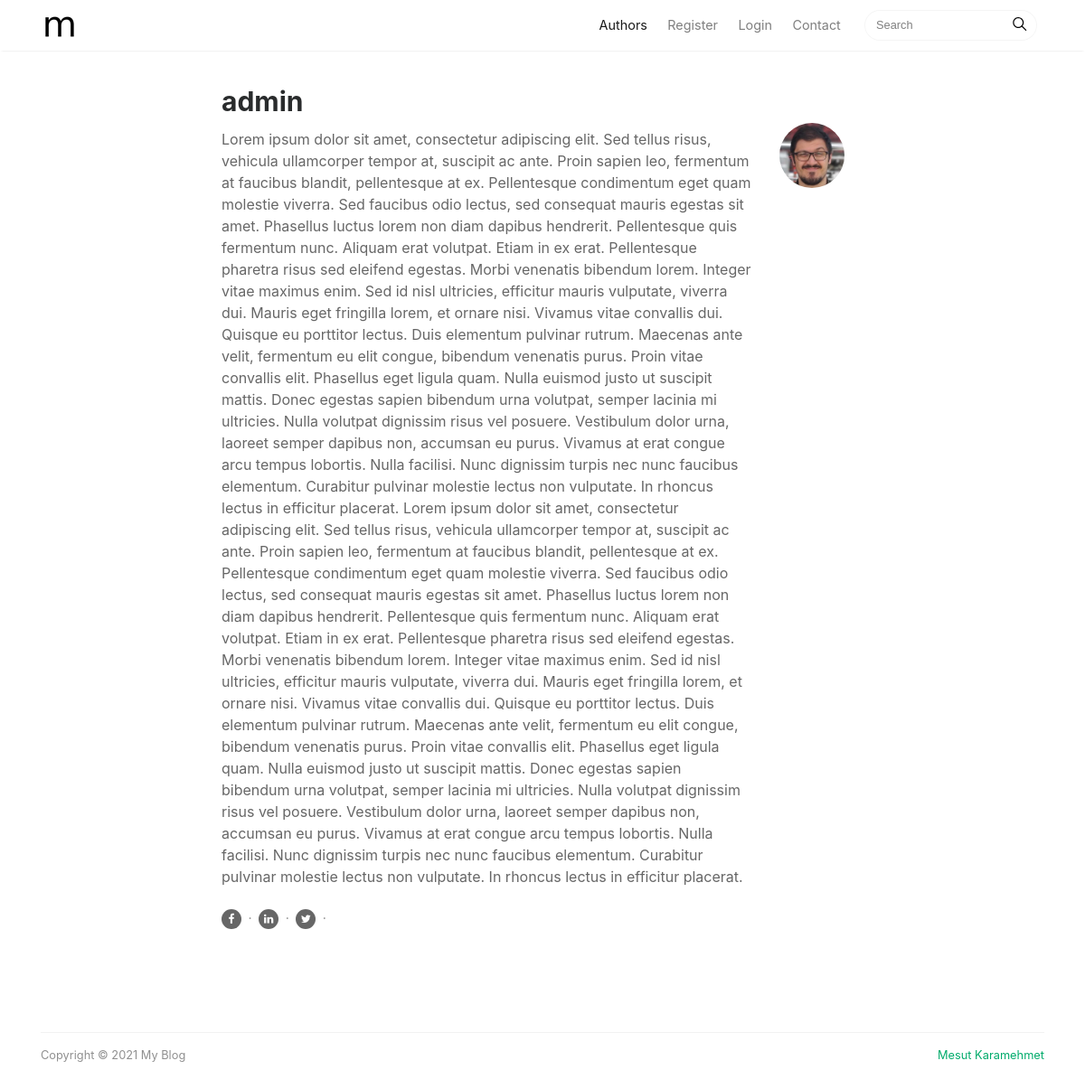
/members/1/profile/, run on the app's committed database.
### theblog/models.py (models this page shows, shortened)
class Profile(models.Model):
	user = models.OneToOneField(User, null=True, on_delete=models.CASCADE)
	bio  = models.TextField()
	profil_pic = models.ImageField(null=True, blank=True, upload_to="images/")
	website_url = models.CharField(max_length=255 , blank=True, null=True)
	fb_url = models.CharField(max_length=255 , blank=True, null=True)
	def __str__(self):
		return str(self.user)

### members/views.py (the view)
# urls.py: path('<int:pk>/profile/', ShowProfilePageView.as_view(), name="show_profile_page"),
class ShowProfilePageView(DetailView):
	model = Profile
	template_name = 'registration/user_profile.html'
	def get_context_data(self, *args, **kwargs):
 		users = Profile.objects.all()
 		context = super(ShowProfilePageView, self).get_context_data(*args , **kwargs)
 		page_user = get_object_or_404(Profile, id=self.kwargs['pk'])
 		context["page_user"] = page_user
 		return context

### members/templates/registration/user_profile.html
{% extends 'base.html' %}
{% load static %}
{% block content %}
<div class="container">
	<div class="row">
		<div class="col-md-2"></div>
		<div class="col-md-8 col-md-offset-2">
			<div class="mainheading">
				<div class="row post-top-meta authorpage">
					<div class="col-md-10 col-xs-12">
						<h1>{{ page_user }}</h1>
						<span class="author-description">{{ page_user.bio | safe }}</span>
						<div class="sociallinks"><a  target="_blank" href="https://www.facebook.com/wowthemesnet/"><i class="fa fa-facebook"></i></a> <span class="dot"></span>
						<a  target="_blank" href="{{ user.profile.fb_url }}"><i class="fa fa-linkedin"></i></a> <span class="dot"></span>
						<a  target="_blank" href="{{ user.profile.fb_url }}"><i class="fa fa-twitter"></i></a> <span class="dot"></span>
					</div>
					</div>
					<div class="col-md-2 col-xs-12">
						{% if page_user.profil_pic.url %}
							<img class="author-thumb" src="{{ page_user.profil_pic.url }}" alt="Author">
						{% else %}
							<img src="{% static 'theblog/images/default-pic.png' %}"  class="rounded-circle">
						{% endif %}
					</div>
				</div>
			</div>
		</div>
	</div>
</div>
{% endblock %}

### static/theblog/css/mediumish.css (style rules this page uses)
body { padding-top:5rem; }
.mainheading { padding:1rem 0rem; }
a { color:#00ab6b; }
a,a:hover { transition:all 0.2s; }
.author-thumb { width:40px; height:40px; float:left; margin-right:13px; border-radius:100%; }
.post-top-meta { margin-bottom:2rem; }
.post-top-meta .author-thumb { width:72px; height:72px; }
.post-top-meta.authorpage .author-thumb { margin-top:40px; }
.post-top-meta span { font-size:0.9rem; color:rgba(0,0,0,.44); display:inline-block; }
.post-top-meta .author-description { margin-bottom:5px; margin-top:5px; font-size:0.95rem; }
.dot:after { content:"·"; margin-left:3px; margin-right:3px; }
.authorpage h1 { font-weight:700; font-size:30px; }
.post-top-meta.authorpage .author-thumb { float:none; }
.authorpage .author-description { font-size:1rem; color:rgba(0,0,0,.6); }
.sociallinks { margin:1rem 0; }
.sociallinks a { background:#666; color:#fff; width:22px; height:22px; display:inline-block; text-align:center; line-height:22px; border-radius:50%; font-size:12px; }

### data on the page
Profile: user.username "admin", bio "Lorem ipsum dolor sit amet, consectetur adipiscing elit. Sed tellus risus, vehicula ullamcorper tempor at, suscipit ac ante. Proin sapien leo, fermentum at faucibus blandit, pellentesque at ex. Pellentesque condimentum eget quam molestie viverra. Sed faucibus odio lectus, sed consequat mauris egestas sit amet. Phasellus luctus lorem non diam dapibus hendrerit. Pellentesque quis fermentum nunc. Aliquam erat volutpat. Etiam in ex erat. Pellentesque pharetra risus sed eleifend egestas. Morbi venenatis bibendum lorem. Integer vitae maximus enim. Sed id nisl ultricies, efficitur mauris vulputate, viverra dui. Mauris eget fringilla lorem, et ornare nisi. Vivamus vitae convallis dui. Quisque eu…", profil_pic (picture)
